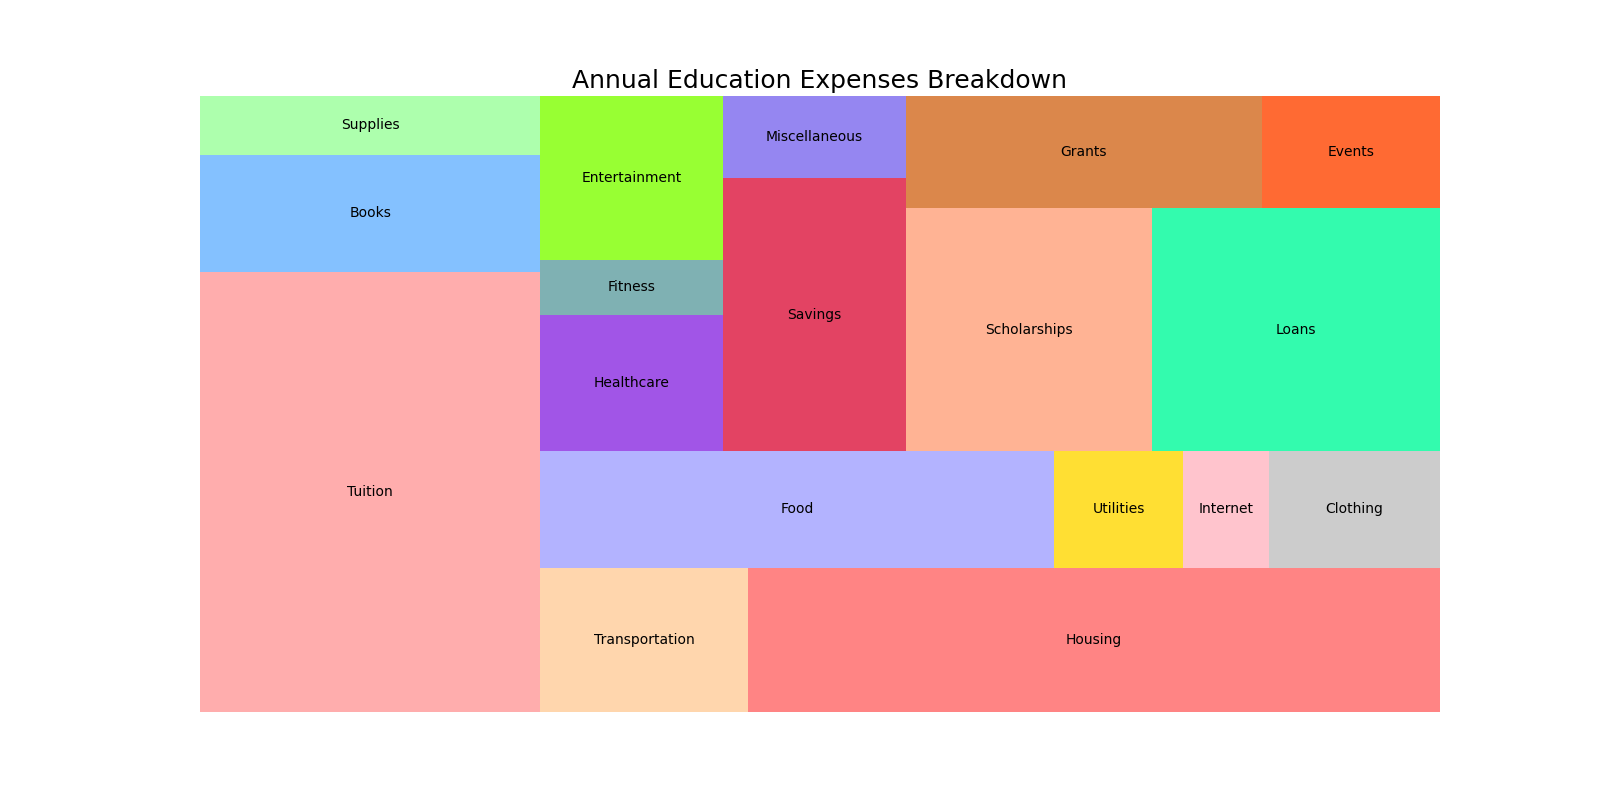

Generate this figure with Python:

import matplotlib.pyplot as plt
import squarify  # pip install squarify (algorithm for treemap)

# Data
categories = [
    'Tuition', 'Books', 'Supplies', 'Transportation', 'Housing', 'Food', 'Utilities',
    'Internet', 'Clothing', 'Healthcare', 'Fitness', 'Entertainment', 'Savings',
    'Miscellaneous', 'Scholarships', 'Loans', 'Grants', 'Events'
]
amounts = [
    1500, 400, 200, 300, 1000, 600, 150, 100, 200, 250, 100, 300, 500, 150,
    600, 700, 400, 200
]

# Color Scheme in HEX
colors = [
    '#FF9999', '#66B2FF', '#99FF99', '#FFCC99', '#FF6666', '#A0A0FF',
    '#FFD700', '#FFB6C1', '#C0C0C0', '#8A2BE2', '#5F9EA0', '#7FFF00',
    '#DC143C', '#7B68EE', '#FFA07A', '#00FA9A', '#D2691E', '#FF4500'
]

# Creating a figure to accommodate a larger treemap
fig, ax = plt.subplots(1, figsize=(16, 8))

# Creating the treemap
squarify.plot(sizes=amounts, label=categories, color=colors, alpha=0.8)

# Title of the treemap
plt.title('Annual Education Expenses Breakdown', fontsize=18)

# Removing the axes for better aesthetic
plt.axis('off')

# Display the plot
plt.show()
